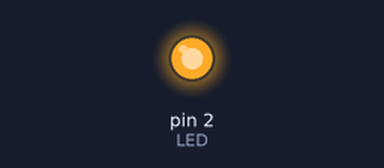
Recording of a sketch running on a simulated Arduino Uno, built with avr-gcc and run on an emulated ATmega328P. Shown: output pins drawn as LEDs (lit = HIGH).

Above: at 1.0 s.
At 5.5 s:
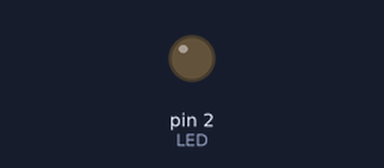
Timing chart, 0 to 6.9 s (numbered marks = the images above):
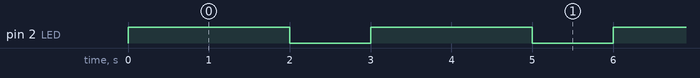

Measured:
- by itself, pin 2 (LED): alternates HIGH for 2.0 s and LOW for 1.0 s

The sketch:

led_blink.ino
```cpp
const int LED = 2;  //initialising led anode to D2 pin
void setup() {
  pinMode(LED, OUTPUT); // Configure the LED pin as an output pin
}

void loop() {
  digitalWrite(LED, HIGH); // Turn the LED ON by setting the pin HIGH
  delay(2000);    // Keep the LED ON for 2 seconds
  digitalWrite(LED, LOW);  // Turn the LED OFF by setting the pin LOW
  delay(1000);  // Keep the LED OFF for 1 second
}
```
